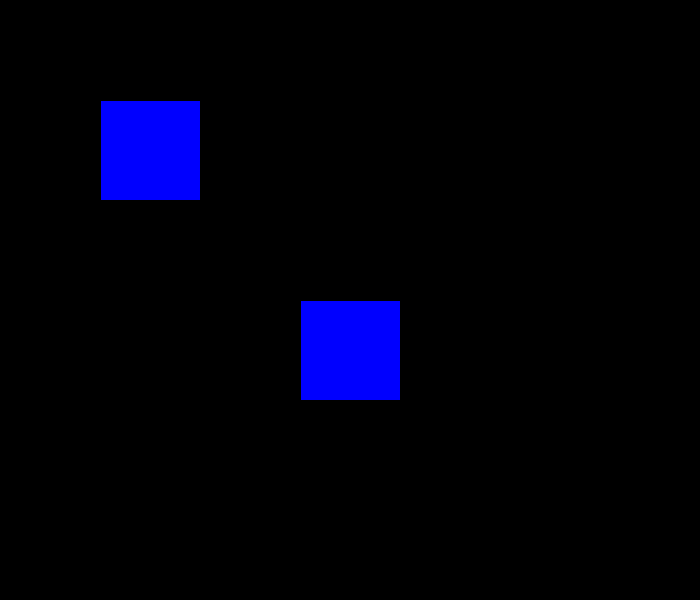
Frame 1 (no input)
Frame 60 (the mouse pressed at the canvas centre just before this capture): identical to frame 1, image omitted
Frame 120 (the mouse held since frame 60 and released just before this capture): identical to frame 1, image omitted

The Processing sketch that drew this single still picture (run headless with seeded random() and noise(); from frame 60 on, the mouse is pressed at the canvas centre):

// Processing sketch: sketch_Buttons
// ── sketch_Buttons.pde
int X = 100;
int Y = 100;
int H = 100;
int W = 100;

int X2 = 300;
int Y2 = 300;
int H2 = 100;
int W2 = 100;


void setup (){
size(700,600);
frameRate(120);
}

void draw(){
boolean overButton = (mouseX>X)&&(mouseX<(X+W))&&(mouseY>Y)&&(mouseY<(Y+H));
boolean overButton2 = (mouseX>X2)&&(mouseX<(X2+W2))&&(mouseY>Y2)&&(mouseY<(Y2+H2));
background(0,0,0);
if(overButton==true && mousePressed || overButton2==true && mousePressed){
fill(255,0,0);
}else if(overButton || overButton2){
fill(0,255,0);
}else{
fill(0,0,255);
}


rect(X,Y,W,H);
rect(X2,Y2,W2,H2);
}
